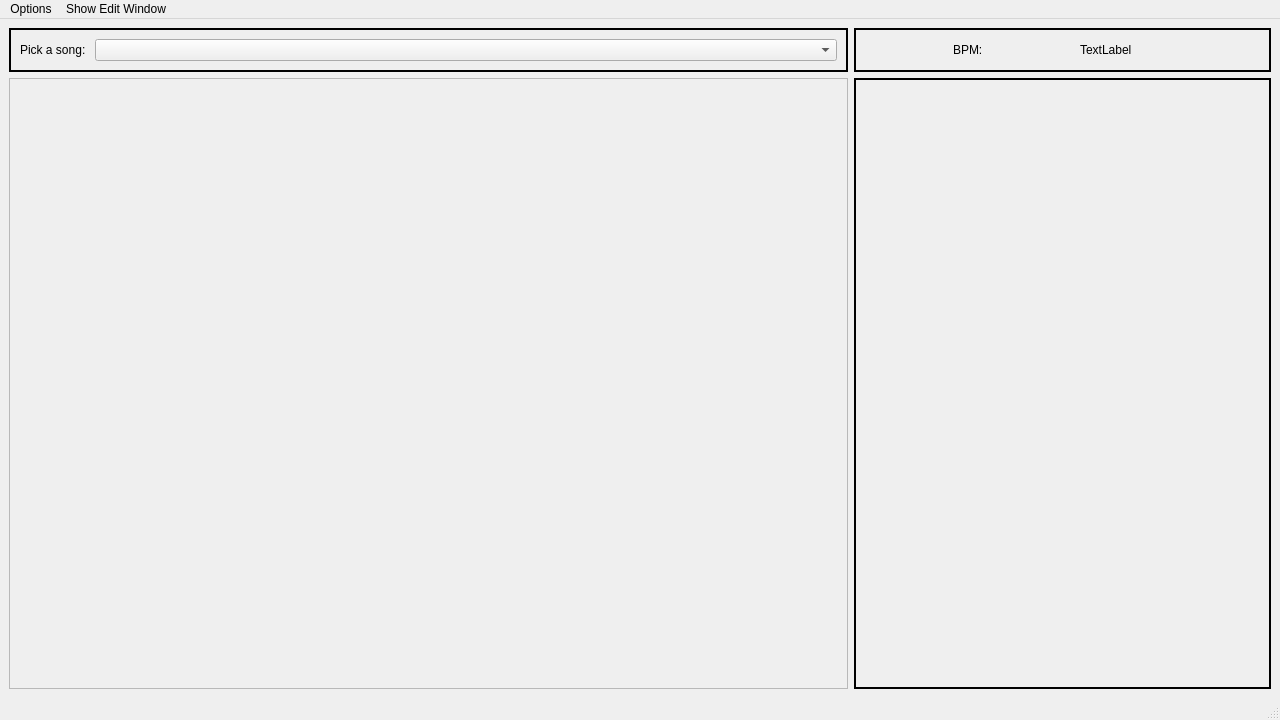
<?xml version="1.0" encoding="UTF-8"?>
<ui version="4.0">
 <class>MainWindow</class>
 <widget class="QMainWindow" name="MainWindow">
  <property name="geometry">
   <rect>
    <x>0</x>
    <y>0</y>
    <width>1280</width>
    <height>720</height>
   </rect>
  </property>
  <property name="windowTitle">
   <string>MainWindow</string>
  </property>
  <widget class="QWidget" name="centralwidget">
   <layout class="QGridLayout" name="gridLayout_3">
    <item row="0" column="0">
     <layout class="QGridLayout" name="gridLayout">
      <item row="1" column="2">
       <widget class="QFrame" name="horizontalLayout_song_info_2">
        <property name="frameShape">
         <enum>QFrame::Box</enum>
        </property>
        <property name="lineWidth">
         <number>2</number>
        </property>
        <layout class="QHBoxLayout" name="horizontalLayout_song_info">
         <item>
          <widget class="QLabel" name="label_bpm">
           <property name="sizePolicy">
            <sizepolicy hsizetype="Maximum" vsizetype="Maximum">
             <horstretch>0</horstretch>
             <verstretch>0</verstretch>
            </sizepolicy>
           </property>
           <property name="text">
            <string>BPM: </string>
           </property>
          </widget>
         </item>
         <item>
          <widget class="QLabel" name="label_bpm_value">
           <property name="sizePolicy">
            <sizepolicy hsizetype="Maximum" vsizetype="Maximum">
             <horstretch>0</horstretch>
             <verstretch>0</verstretch>
            </sizepolicy>
           </property>
           <property name="text">
            <string>TextLabel</string>
           </property>
          </widget>
         </item>
         <item>
          <spacer name="horizontalSpacer_song_info">
           <property name="orientation">
            <enum>Qt::Horizontal</enum>
           </property>
           <property name="sizeType">
            <enum>QSizePolicy::Preferred</enum>
           </property>
           <property name="sizeHint" stdset="0">
            <size>
             <width>40</width>
             <height>20</height>
            </size>
           </property>
          </spacer>
         </item>
        </layout>
       </widget>
      </item>
      <item row="2" column="2">
       <widget class="QFrame" name="veritcalLayout_chord_strum">
        <property name="frameShape">
         <enum>QFrame::Box</enum>
        </property>
        <property name="lineWidth">
         <number>2</number>
        </property>
        <layout class="QVBoxLayout" name="verticalLayout">
         <item>
          <layout class="QHBoxLayout" name="horizontalLayout_chord">
           <property name="spacing">
            <number>0</number>
           </property>
          </layout>
         </item>
         <item>
          <layout class="QHBoxLayout" name="horizontalLayout_strumming_patern">
           <property name="spacing">
            <number>0</number>
           </property>
          </layout>
         </item>
        </layout>
       </widget>
      </item>
      <item row="2" column="0" colspan="2">
       <widget class="QScrollArea" name="scrollArea_song_view">
        <property name="sizePolicy">
         <sizepolicy hsizetype="Minimum" vsizetype="Minimum">
          <horstretch>0</horstretch>
          <verstretch>0</verstretch>
         </sizepolicy>
        </property>
        <property name="widgetResizable">
         <bool>true</bool>
        </property>
        <property name="alignment">
         <set>Qt::AlignLeading|Qt::AlignLeft|Qt::AlignTop</set>
        </property>
        <widget class="QWidget" name="scrollAreaWidgetContents">
         <property name="geometry">
          <rect>
           <x>0</x>
           <y>0</y>
           <width>836</width>
           <height>619</height>
          </rect>
         </property>
        </widget>
       </widget>
      </item>
      <item row="1" column="0" colspan="2">
       <widget class="QFrame" name="horizontalLayout_pick_a_song">
        <property name="sizePolicy">
         <sizepolicy hsizetype="Preferred" vsizetype="Maximum">
          <horstretch>0</horstretch>
          <verstretch>0</verstretch>
         </sizepolicy>
        </property>
        <property name="frameShape">
         <enum>QFrame::Box</enum>
        </property>
        <property name="lineWidth">
         <number>2</number>
        </property>
        <layout class="QHBoxLayout" name="horizontalLayout">
         <item>
          <widget class="QLabel" name="label_pick_a_song">
           <property name="sizePolicy">
            <sizepolicy hsizetype="Maximum" vsizetype="Maximum">
             <horstretch>0</horstretch>
             <verstretch>0</verstretch>
            </sizepolicy>
           </property>
           <property name="text">
            <string>Pick a song: </string>
           </property>
          </widget>
         </item>
         <item>
          <widget class="QComboBox" name="comboBox_pick_a_song">
           <property name="sizePolicy">
            <sizepolicy hsizetype="Preferred" vsizetype="Maximum">
             <horstretch>0</horstretch>
             <verstretch>0</verstretch>
            </sizepolicy>
           </property>
          </widget>
         </item>
        </layout>
       </widget>
      </item>
     </layout>
    </item>
   </layout>
  </widget>
  <widget class="QMenuBar" name="menubar">
   <property name="geometry">
    <rect>
     <x>0</x>
     <y>0</y>
     <width>1280</width>
     <height>21</height>
    </rect>
   </property>
   <widget class="QMenu" name="menuOptions">
    <property name="title">
     <string>Options</string>
    </property>
   </widget>
   <widget class="QMenu" name="menuShow_Edit_Window">
    <property name="title">
     <string>Show Edit Window</string>
    </property>
   </widget>
   <addaction name="menuOptions"/>
   <addaction name="menuShow_Edit_Window"/>
  </widget>
  <widget class="QStatusBar" name="statusbar"/>
 </widget>
 <resources/>
 <connections/>
</ui>
